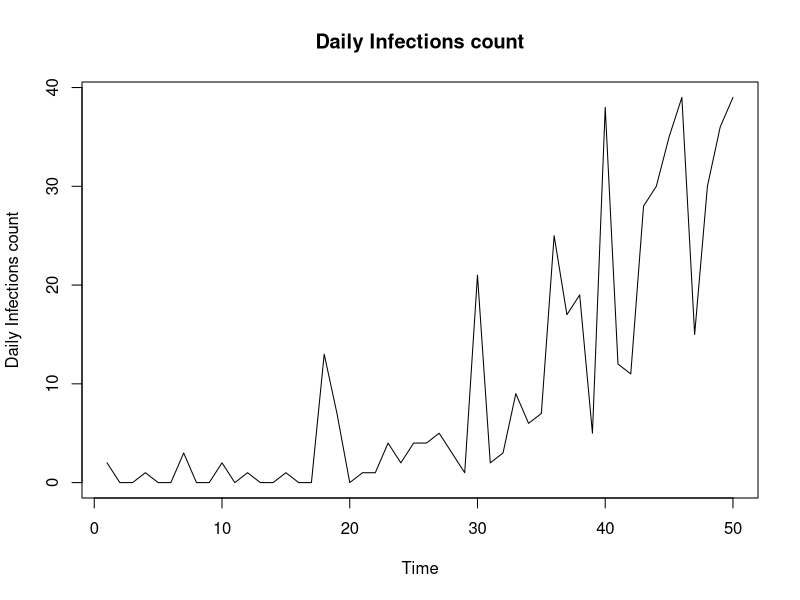
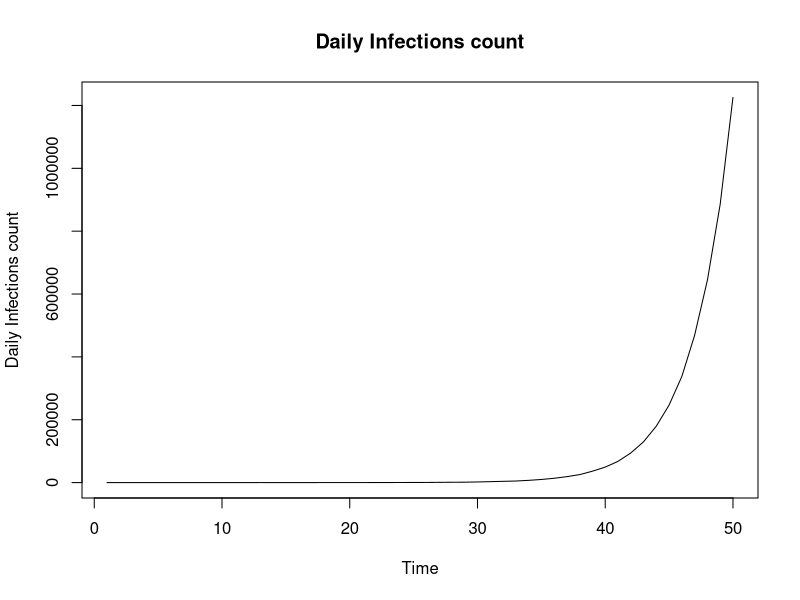

Here is the R script that generated these plots, in order:
#Functions
library(ggplot2)
#*********************************************************
#*Simulation Functions

#Baseline simulation
simulate_branching = function(num_days, r0, shape_gamma, scale_gamma) {
  
  'Baseline simulation model'
  #Set up
  vec_infecteds = vector('numeric', num_days)
  vec_infecteds[1] = 2
  
  #Infectiousness (Discrete gamma) - I.e 'Infectiousness Pressure' - Sum of all people
  #Explanation: Gamma is a continuous function so integrate over the density at that point in time (today - previous day)
  prob_infect = pgamma(c(1:num_days), shape = shape_gamma, scale = scale_gamma) - pgamma(c(0:(num_days-1)), shape = shape_gamma, scale = scale_gamma)
  
  #Days of Infection Spreading
  for (t in 2:num_days) {
    
    #Total rate
    tot_rate = r0*sum(vec_infecteds[1:(t-1)]*rev(prob_infect[1:(t-1)])) #Product of infecteds & their probablilty of infection along the gamma dist at that point in time
    vec_infecteds[t] = rpois(1, tot_rate) #Assuming number of cases each day follows a poisson distribution. Causes jumps in data 
  }
  
  vec_infecteds
}

#*******************************************************
#Super-spreading simulation
simulate_branching_ss = function(num_days, shape_gamma, scale_gamma, alphaX, betaX, gammaX) {
  'Simulate an epidemic with Superspreading events
  prop_ss = Proportion of superspreading days
  magnitude_ss = increased rate of superspreading event'
  
  #Set up
  total_infecteds = vector('numeric', num_days)
  nsse_infecteds = vector('numeric', num_days)
  sse_infecteds = vector('numeric', num_days)
  total_infecteds[1] = 2
  nsse_infecteds[1] = 2
  sse_infecteds[1] = 0
  
  #Infectiousness (Discrete gamma) - I.e 'Infectiousness Pressure' - Sum of all people
  #Explanation: Gamma is a continuous function so integrate over the density at that point in time (today - previous day)
  prob_infect = pgamma(c(1:num_days), shape = shape_gamma, scale = scale_gamma) - pgamma(c(0:(num_days-1)), shape = shape_gamma, scale = scale_gamma)
  
  #Days of Infection Spreading
  for (t in 2:num_days) {
    
    #Regular infecteds (tot_rate = lambda) fix notation
    lambda_t = sum(total_infecteds[1:(t-1)]*rev(prob_infect[1:(t-1)])) #Eg. Today is day 10. Infected on day 1. Current Infectiousness is t - day_infected 
    tot_rate = alphaX*lambda_t #Product of infecteds & their probablilty of infection along the gamma dist at that point in time
    nsse_infecteds[t] = rpois(1, tot_rate) #Assuming number of cases each day follows a poisson distribution. Causes jumps in data 
    
    #Super-spreaders
    sse_infecteds[t] = rnbinom(1, betaX*lambda_t, 1/(1 + gammaX)) #z_t: Total infecteds due to super-spreading event - num of events x Num individuals
    
    #Total 
    total_infecteds[t] = nsse_infecteds[t] + sse_infecteds[t]
  }
  
  total_infecteds
}

#********
#*Implement
num_days = 50
#lambda params
shape_gamma = 6
scale_gamma = 1
#params
alphaX = 0.8 #Without ss event, ~r0. 
betaX = 0.1
gammaX = 10
#Epidemic data
sim_data2 = simulate_branching_ss(num_days, shape_gamma, scale_gamma, alphaX, betaX, gammaX)
plot.ts(sim_data2, ylab = 'Daily Infections count', main = 'Daily Infections count')

#*******************************************************
#Super-spreading simulation
simulate_branching_ss_v_poisson = function(num_days, shape_gamma, scale_gamma, alphaX, betaX, gammaX) {
  'Simulate an epidemic with Superspreading events
  prop_ss = Proportion of superspreading days
  magnitude_ss = increased rate of superspreading event'
  
  #Set up
  total_infecteds = vector('numeric', num_days)
  nsse_infecteds = vector('numeric', num_days)
  sse_infecteds = vector('numeric', num_days)
  total_infecteds[1] = 2
  nsse_infecteds[1] = 2
  sse_infecteds[1] = 0
  
  #Infectiousness (Discrete gamma) - I.e 'Infectiousness Pressure' - Sum of all people
  #Explanation: Gamma is a continuous function so integrate over the density at that point in time (today - previous day)
  prob_infect = pgamma(c(1:num_days), shape = shape_gamma, scale = scale_gamma) - pgamma(c(0:(num_days-1)), shape = shape_gamma, scale = scale_gamma)
  
  #Days of Infection Spreading
  for (t in 2:num_days) {
    
    #Regular infecteds (tot_rate = lambda) fix notation
    lambda_t = sum(total_infecteds[1:(t-1)]*rev(prob_infect[1:(t-1)])) #?Why is it the reversed probability - given the way prob_infect is written
    tot_rate = alphaX*lambda_t #Product of infecteds & their probablilty of infection along the gamma dist at that point in time
    nsse_infecteds[t] = rpois(1, tot_rate) #Assuming number of cases each day follows a poisson distribution. Causes jumps in data 
    
    #Super-spreaders
    n_t = rpois(1, betaX*lambda_t) #Number of super-spreading events (beta)
    
    if (n_t > 0){
      sse_infecteds[t] = rpois(1, gammaX*n_t) #z_t: Total infecteds due to super-spreading event - num of events x Num individuals
    }
    
    total_infecteds[t] = nsse_infecteds[t] + sse_infecteds[t]
  }
  
  total_infecteds
}

#*Implement
num_days = 50
#lambda params
shape_gamma = 6
scale_gamma = 1
#params
alphaX = 1.2 #Without ss event, ~r0. 
betaX = 0.5
gammaX = 10
#Epidemic data
sim_data2 = simulate_branching_ss_v_poisson(num_days, shape_gamma, scale_gamma, alphaX, betaX, gammaX)
plot.ts(sim_data2, ylab = 'Daily Infections count', main = 'Daily Infections count')


#*******************************************************
#Super-spreaders simulation
simulation_super_spreaders = function(num_days, shape_gamma, scale_gamma, aX, bX, ss_mult) {
  'Simulate an epidemic with Superspreading events
  prop_ss = Proportion of superspreading days
  magnitude_ss = increased rate of superspreading event'
  
  #Set up
  total_infecteds = vector('numeric', num_days)
  nss_infecteds = vector('numeric', num_days)
  ss_infecteds = vector('numeric', num_days)
  total_infecteds[1] = 2
  nss_infecteds[1] = 2
  ss_infecteds[1] = 0
  
  #Infectiousness (Discrete gamma) - I.e 'Infectiousness Pressure' - Sum of all people
  #Explanation: Gamma is a continuous function so integrate over the density at that point in time (today - previous day)
  prob_infect = pgamma(c(1:num_days), shape = shape_gamma, scale = scale_gamma) - pgamma(c(0:(num_days-1)), shape = shape_gamma, scale = scale_gamma)
  
  #Days of Infection Spreading
  for (t in 2:num_days) {
    
    #Regular infecteds (tot_rate = lambda) fix notation
    lambda_t = sum((total_infecteds[1:(t-1)] + ss_mult*ss_infecteds[1:(t-1)])*rev(prob_infect[1:(t-1)])) #?Why is it the reversed probability - given the way prob_infect is written. Product of infecteds & their probablilty of infection along the gamma dist at that point in time
    nss_infecteds[t] = rpois(1, aX*lambda_t) #Assuming number of cases each day follows a poisson distribution. Causes jumps in data 
    ss_infecteds[t] = rpois(1, bX*lambda_t)
    total_infecteds[t] = nss_infecteds[t] + ss_infecteds[t]
  }
  
  total_infecteds
}

#Apply
n = 50000
num_days = 15 #60 #100
shape_gamma = 6
scale_gamma = 1
aX = 2
bX = 2
ss_mult = 5
data_ss = simulation_super_spreaders(num_days, shape_gamma, scale_gamma, aX, bX, ss_mult)

#*******************************************************************************
#Model functions  - Super-spreading Model

#Log Likelihood 
log_like_ss <- function(x, alphaX, betaX, gammaX){
  
  #Params
  num_days = length(x)
  shape_gamma = 6
  scale_gamma = 1
  
  #Infectiousness (Discrete gamma) i,e Prob less than x2 - prob less than x1; the area in between 
  prob_infect = pgamma(c(1:num_days), shape = shape_gamma, scale = scale_gamma) - pgamma(c(0:(num_days-1)), shape = shape_gamma, scale = scale_gamma)
  logl = 0
  
  for (t in 2:num_days) {
    
    lambda_t = sum(x[1:(t-1)]*rev(prob_infect[1:(t-1)]))
    inner_sum_xt = 0
    
    for (y_t in 0:x[t]){ #Sum for all values of y_t
      
      #Log likelihood
      inner_sum_xt = (inner_sum_xt + exp(-alphaX*lambda_t)*(1/factorial(y_t))*(alphaX*lambda_t)^y_t*
                        (gamma((x[t] - y_t) + betaX*lambda_t))/(gamma(betaX*lambda_t)*
                                                                  factorial(x[t] - y_t))*(1/(gammaX +1))^(betaX*lambda_t)*
                        (gammaX/(gammaX + 1))^(x[t] - y_t))
      
    } 
    
    logl = logl + log(inner_sum_xt) 
    
  }
  
  logl
  
}

#*****************************************************
#Log Likelihood - log-exp-sum trick 
log_like_ss_lse <- function(x, alphaX, betaX, gammaX){
  
  #Params
  num_days = length(x)
  shape_gamma = 6
  scale_gamma = 1
  
  #Infectiousness (Discrete gamma)
  prob_infect = pgamma(c(1:num_days), shape = shape_gamma, scale = scale_gamma) - pgamma(c(0:(num_days-1)),
                                                                                         shape = shape_gamma, scale = scale_gamma)
  logl = 0 
  
  for (t in 2:num_days) {
    
    #print(t)
    lambda_t = sum(x[1:(t-1)]*rev(prob_infect[1:(t-1)]))
    
    if(x[t] == 0){ #y_t also equal to zero
      
      #L(x_i) for y_t, x_t = 0
      logl = logl -(alphaX*lambda_t) - 
        (betaX*lambda_t*log(gammaX +1))
      
    } else {
      
      #Terms in inner sum
      inner_sum_vec <- vector('numeric', x[t])
      
      for (y_t in 0:x[t]){ #Sum for all values of y_t up to x_t
        
        #Store inner L(x_i) term in vector position
        inner_sum_vec[y_t + 1] = (-(alphaX*lambda_t) - lfactorial(y_t) + y_t*log(alphaX*lambda_t) +
                                    lgamma((x[t] - y_t) + (betaX*lambda_t)) - lgamma(betaX*lambda_t) - 
                                    lfactorial(x[t] - y_t) - (betaX*lambda_t*log(gammaX +1)) + 
                                    (x[t] - y_t)*log(gammaX) -(x[t] - y_t)*log(gammaX + 1))
        
      }
      
      #Calculate max element in inner vector, for all y_t for a given t, x[t]
      lx_max = max(inner_sum_vec)
      
      #Calculate lse
      lse = lx_max + log(sum(exp(inner_sum_vec - lx_max) ))
      
      #Add to overall log likelihood 
      logl = logl + lse 
      
    }
    
  }
  
  logl
  
}


#Apply
#Parameters
n = 50000
num_days = 15 #60 #100
shape_gamma = 6
scale_gamma = 1
#Priors
prior_alpha_k = 1
prior_alpha_theta = 1
#x = simulate_branching_ss(num_days, shape_gamma, scale_gamma, alphaX, gammaX, betaX)

#*********************************************************************************************
#* Log Likelihood - Using package distribution functions
log_like_ss_R_funcs <- function(x, alphaX, betaX, gammaX){
  
  'Calculate the log likelihood on the simulated data using package distribution functions in R'
  
  #Params
  num_days = length(x)
  shape_gamma = 6
  scale_gamma = 1
  logl = 0
  
  #Infectiousness (Discrete gamma)
  prob_infect = pgamma(c(1:num_days), shape = shape_gamma, scale = scale_gamma) - pgamma(c(0:(num_days-1)), shape = shape_gamma, scale = scale_gamma)
  
  #Over all timepoints
  for (t in 2:num_days) {
    
    lambda_t = sum(x[1:(t-1)]*rev(prob_infect[1:(t-1)]))
    inner_sum = 0
    
    #Sum for all values of y_t
    for (y_t in 0:x[t]){ 
      
      #Log likelihood
      prob_yt = dpois(y_t, alphaX*lambda_t)
      #cat("prob_yt, dpois : ", prob_yt, "\n")
      
      prob_zt = s(x[t] - y_t, betaX*lambda_t, 1/(1 + gammaX))
      #cat("prob_zt, dnbinom : ", prob_zt, "\n")
      
      prob_xt = prob_zt*prob_yt
      inner_sum = inner_sum + prob_xt
      #cat("prob_xt, : ", prob_xt, "\n")
      
    } 
    
    #cat("log(prob_xt), : ", log(prob_xt), "\n")
    logl = logl + log(inner_sum) 
    #cat("logl, : ", logl, "\n")
    
  }
  
  logl
}


#Log likelihood 
#logl_1 = log_like_ss(x, alphaX, betaX, gammaX)
#print(logl_1)

#log exp sum trick
#logl_2 = log_like_ss_lse(x, alphaX, betaX, gammaX)
#print(logl_2)

#**********************************************************************************************
#Plotting
plot_points_comparison <- function(vec1, vec2){
  
  'Plot points on a diagonal line in ggplot for comparison, same x-axis'

  
  #Dataframe for plot
  group = c(rep.int(1, length(vec1)), rep.int(2, length(vec1)))
  results_total = c(vec1, vec2)
  vec_x_axis = c(seq_along(vec1), seq_along(vec1))
  df_results  = data.frame(group, vec_x_axis, results_total)
  
  #Plot
  ggplot(df_results, aes(x = vec_x_axis, y = results_total, color = group) ) + #3.5 == 3.41, 3 = 3.65,
    geom_point(shape=21, fill = group, size=3 ) +
    theme_bw() +
    xlab("Iteration") + ylab("Original (black), R packages (red)") +
    ggtitle("Log(acceptance_prob); Original (black), R packages(red)")
  
}

#Difference between lot points comparison
jk = 1:10
#plot_points_comparison(jk, jk^2)

#Difference between points
plot_diff_points_comparison <- function(vec1, vec2, titleX){
  
  'Plot points on a diagonal line in ggplot for comparison, same x-axis'
  plot(seq_along(vec1), abs(vec1 - vec2), type="b", pch=19, col="blue", main = titleX, xlab="index", ylab="Absolute difference")
  
}

#Plot points comparison
#jk = 1:10
#plot_diff_points_comparison(exp(jk), jk^3, 'Abs difference btwn log(acceptance_probabilites) of Original ver & R packages ver; ')

plot_points_comparison_straight <- function(vec1, vec2){
  
  'Plot points on ggplot for comparison, same x-axis'
  
  #Setup data frame
  x = seq_along(vec1)
  df <- data.frame(x, vec1, vec2)
  
  ggplot(df, aes(x)) +                    # basic graphical object
    geom_point(aes(y = vec1), colour="red") +  # first layer
    geom_point(aes(y = vec2), colour="green") +  # second layer
    theme_bw() +
    xlab("R0") + ylab("Original (green), R packages (red)") + 
    ggtitle("Log(acceptance_prob); Original (green), R packages(red)") 
  
}

#Plot points comparison
#jk = 1:10
#plot_points_comparison(jk, jk^2)


#Plots
plot_mcmc_super_spreading <- function(sim_data, mcmc_vector1, mcmc_vector2, mcmc_vector3, alpha_true, betaX, gammaX, file_name, folder_dir_ad) {
  
  #Folder save
  ifelse(!dir.exists(file.path(folder_dir_ad)), dir.create(file.path(folder_dir_ad)), FALSE)
  
  pdf(paste(folder_dir_ad, "/", file_name, alpha_true, ".pdf", sep=""))
  
  #i. Epidemic data
  plot.ts(sim_data, ylab = 'Daily Infections count', main = 'Daily Infections count')
  
  #i. MCMC chain
  plot1 = ts.plot(mcmc_vector1, ylab = 'alpha', main = paste("MCMC Results. Alpha - Super spreading model, true alpha = ", alpha_true))
  print(plot1)
  
  #ii. Mean
  #Plot mean
  alpha_mean = cumsum(mcmc_vector1)/seq_along(mcmc_vector1)
  plot2 = plot(seq_along(alpha_mean), alpha_mean, xlab = 'Time', ylab = 'alpha', main = paste("Mean of alpha MCMC chain, True alpha = ",alpha_true))
  print(plot2)
  
  #Histogram
  #hist1 = hist(mcmc_vector, prob = TRUE)
  #print(hist1)
  
  #Hist
  hist2 <- hist(mcmc_vector1, breaks = 80)
  hist2$counts <- hist2$counts/sum(hist2$counts)
  hist3 = plot(hist2, xlab = 'alpha', ylab = 'Density', 
               main = 'Empirical density of alpha - MCMC chain')
  print(hist3)
  
  #**************************************************
  #2. beta
  
  #i. MCMC chain
  plot1 = ts.plot(mcmc_vector2, ylab = 'beta', main = paste("MCMC Results; beta - Super spreading model, true beta = ", betaX))
  print(plot1)
  
  #ii. Mean
  #Plot mean
  beta_mean = cumsum(mcmc_vector2)/seq_along(mcmc_vector2)
  plot2 = plot(seq_along(beta_mean), beta_mean, xlab = 'Time', ylab = 'beta', main = paste("Mean of beta MCMC chain, true beta = ", betaX))
  print(plot2)
  
  #Histogram
  #hist1 = hist(mcmc_vector, prob = TRUE)
  #print(hist1)
  
  #Hist
  hist2 <- hist(mcmc_vector2, breaks = 80)
  hist2$counts <- hist2$counts/sum(hist2$counts)
  hist3 = plot(hist2, xlab = 'alpha', ylab = 'Density', 
               main = 'Empirical density of beta - MCMC chain')
  print(hist3)
  
  #**************************************************
  #*gamma
  
  #i. MCMC chain
  plot1 = ts.plot(mcmc_vector3, ylab = 'gamma', main = paste("MCMC Results; gamma - Super spreading model, true gamma = ", gammaX))
  print(plot1)
  
  #ii. Mean
  #Plot mean
  gamma_mean = cumsum(mcmc_vector3)/seq_along(mcmc_vector3)
  plot2 = plot(seq_along(gamma_mean), gamma_mean, xlab = 'Time', ylab = 'gamma', main = paste("Mean of gamma MCMC chain, True gamma = ", gammaX))
  print(plot2)
  
  #Histogram
  #hist1 = hist(mcmc_vector, prob = TRUE)
  #print(hist1)
  
  #Hist
  hist2 <- hist(mcmc_vector3, breaks = 80)
  hist2$counts <- hist2$counts/sum(hist2$counts)
  hist3 = plot(hist2, xlab = 'gamma', ylab = 'Density', 
               main = 'Empirical density of gamma - MCMC chain')
  print(hist3)
  
  dev.off()
  
}

#Plots
plot_mcmc_super_spreading_to_screen <- function(sim_data, mcmc_vector1, mcmc_vector2, mcmc_vector3, alpha_true, betaX, gammaX, file_name, folder_dir_ad) {
  
  #Folder save
  #ifelse(!dir.exists(file.path(folder_dir_ad)), dir.create(file.path(folder_dir_ad)), FALSE)
  #pdf(paste(folder_dir_ad, "/", file_name, alpha_true, ".pdf", sep=""))
  
  #i. Epidemic data
  plot.ts(sim_data, ylab = 'Daily Infections count', main = 'Daily Infections count')
  
  #i. MCMC chain
  plot.ts(mcmc_vector1, ylab = 'alpha', main = paste("MCMC Results. Alpha - Super spreading model, true alpha = ", alpha_true))
  
  #ii. Mean
  #Plot mean
  alpha_mean = cumsum(mcmc_vector1)/seq_along(mcmc_vector1)
  plot(seq_along(alpha_mean), alpha_mean, xlab = 'Time', ylab = 'alpha', main = paste("Mean of alpha MCMC chain, True alpha = ",alpha_true))
  
  #Histogram
  #hist1 = hist(mcmc_vector, prob = TRUE)
  #print(hist1)
  
  #Hist
  hist2 <- hist(mcmc_vector1, breaks = 80)
  hist2$counts <- hist2$counts/sum(hist2$counts)
  hist3 = plot(hist2, xlab = 'alpha', ylab = 'Density', 
               main = 'Empirical density of alpha - MCMC chain')
  print(hist3)
  
  #**************************************************
  #2. beta
  
  #i. MCMC chain
  plot.ts(mcmc_vector2, ylab = 'beta', main = paste("MCMC Results; beta - Super spreading model, true beta = ", betaX))
  #print(plot1)
  
  #ii. Mean
  #Plot mean
  beta_mean = cumsum(mcmc_vector2)/seq_along(mcmc_vector2)
  plot2 = plot(seq_along(beta_mean), beta_mean, xlab = 'Time', ylab = 'beta', main = paste("Mean of beta MCMC chain, true beta = ", betaX))
  print(plot2)
  
  #Histogram
  #hist1 = hist(mcmc_vector, prob = TRUE)
  #print(hist1)
  
  #Hist
  hist2 <- hist(mcmc_vector2, breaks = 80)
  hist2$counts <- hist2$counts/sum(hist2$counts)
  hist3 = plot(hist2, xlab = 'alpha', ylab = 'Density', 
               main = 'Empirical density of beta - MCMC chain')
  print(hist3)
  
  #**************************************************
  #*gamma
  
  #i. MCMC chain
  plot.ts(mcmc_vector3, ylab = 'gamma', main = paste("MCMC Results; gamma - Super spreading model, true gamma = ", gammaX))
  #print(plot1)
  
  #ii. Mean
  #Plot mean
  gamma_mean = cumsum(mcmc_vector3)/seq_along(mcmc_vector3)
  plot2 = plot(seq_along(gamma_mean), gamma_mean, xlab = 'Time', ylab = 'gamma', main = paste("Mean of gamma MCMC chain, True gamma = ", gammaX))
  print(plot2)
  
  #Histogram
  #hist1 = hist(mcmc_vector, prob = TRUE)
  #print(hist1)
  
  #Hist
  hist2 <- hist(mcmc_vector3, breaks = 80)
  hist2$counts <- hist2$counts/sum(hist2$counts)
  hist3 = plot(hist2, xlab = 'gamma', ylab = 'Density', 
               main = 'Empirical density of gamma - MCMC chain')
  print(hist3)
  
  dev.off()
  
}


#Setup data frame
ggplot_fn_temp <- function() {
  
  x = seq_along(jk)
  df <- data.frame(x, jk^2, jk^2.5)
  ggplot(df, aes(x)) +                    # basic graphical object
    geom_point(aes(y = jk^2), colour="red") +  # first layer
    geom_point(aes(y = jk^2.5), colour="green") +  # second layer
    theme_bw() +
    xlab("R0") + ylab("True R0 (black), MCMC sample (red)") + 
    ggtitle("True R0 vs Mean of MCMC sample")
  
}
 